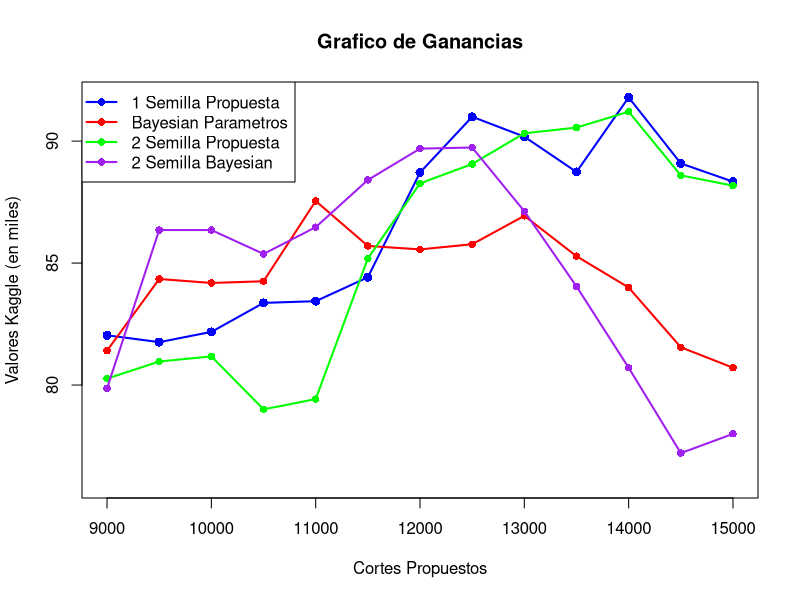
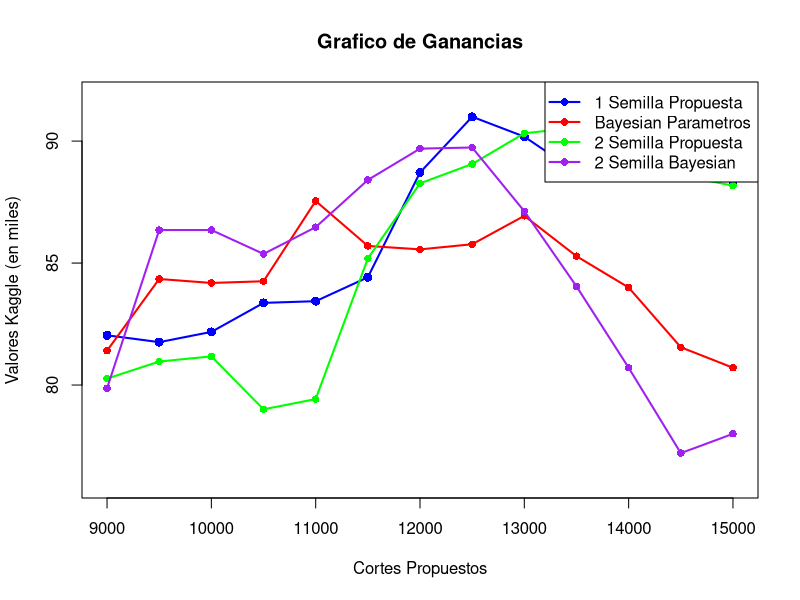

The R source for these figures, in order:
# Datos
x <- c(9000, 9500, 10000, 10500, 11000, 11500, 12000, 12500, 13000, 13500, 14000, 14500, 15000)
ya <- c(82038, 81758, 82178, 83367, 83437, 84417, 88711, 90997, 90181, 88734, 91791, 89084, 88337) #1?? Semilla
yb <- c(81408, 84347, 84184, 84254, 87544, 85701, 85561, 85771, 86937, 85281, 83997, 81548, 80708) #Bayesian Par??metros
yc <- c(80264, 80964, 81174, 79004, 79424, 85187, 88267, 89061, 90321, 90554, 91207, 88594, 88174) #2?? Semilla
yd <- c(79868, 86354, 86354, 85374, 86471, 88407, 89691, 89737, 87124, 84044, 80708, 77208, 78000) #2?? Semilla Bayesian

# Ajustar los valores de y a miles
ya_miles <- ya / 1000
yb_miles <- yb / 1000
yc_miles <- yc / 1000
yd_miles <- yd / 1000

# Crear el gr??fico de l??nea con eje y personalizado
plot(x, ya_miles, type = "o", col = "blue", lwd = 2,
     main = "Grafico de Ganancias",
     xlab = "Cortes Propuestos", ylab = "Valores Kaggle (en miles)",
     ylim = c(76, max(ya_miles, yb_miles, yc_miles, yd_miles)), # Ajustar el eje y
     pch = 16, cex = 1.2)

# A??adir la segunda, tercera y cuarta serie de datos
lines(x, yb_miles, type = "o", col = "red", lwd = 2, pch = 16)
lines(x, yc_miles, type = "o", col = "green", lwd = 2, pch = 16)
lines(x, yd_miles, type = "o", col = "purple", lwd = 2, pch = 16)

# A??adir una leyenda
legend("topleft", legend = c("1 Semilla Propuesta", "Bayesian Parametros", "2 Semilla Propuesta", "2 Semilla Bayesian"), 
       col = c("blue", "red", "green", "purple"), lty = 1, lwd = 2, pch = 16)

# Guardar el gr??fico en un archivo
png("grafico_lineas.png")
plot(x, ya_miles, type = "o", col = "blue", lwd = 2,
     main = "Grafico de Ganancias",
     xlab = "Cortes Propuestos", ylab = "Valores Kaggle (en miles)",
     ylim = c(76, max(ya_miles, yb_miles, yc_miles, yd_miles)), # Ajustar el eje y
     pch = 16, cex = 1.2)
lines(x, yb_miles, type = "o", col = "red", lwd = 2, pch = 16)
lines(x, yc_miles, type = "o", col = "green", lwd = 2, pch = 16)
lines(x, yd_miles, type = "o", col = "purple", lwd = 2, pch = 16)
legend("topright", legend = c("1 Semilla Propuesta", "Bayesian Parametros", "2 Semilla Propuesta", "2 Semilla Bayesian"), 
       col = c("blue", "red", "green", "purple"), lty = 1, lwd = 2, pch = 16)
dev.off()

